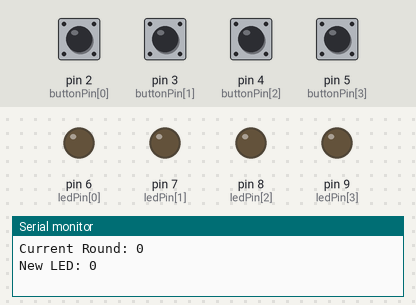
The sketch below on a simulated Arduino Uno, built with avr-gcc and run on an emulated ATmega328P. On the bench: output pins drawn as LEDs (lit = HIGH), the last lines printed to the serial monitor. Dashed ring = blinking. The inputs (shaded band) are chosen by the test bench; at power-on: pin 2 (buttonPin[0]), pin 3 (buttonPin[1]), pin 4 (buttonPin[2]), pin 5 (buttonPin[3]) HIGH. Random numbers use the default seed unless the sketch sets one.

Above: at 1.6 s.
1.7 s: pin 2 (buttonPin[0]) pulled LOW for 0.15 s
At 2.71 s:
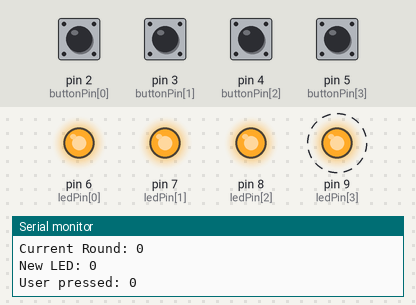
4.8 s: pin 3 (buttonPin[1]) pulled LOW for 1 s
At 6.4 s:
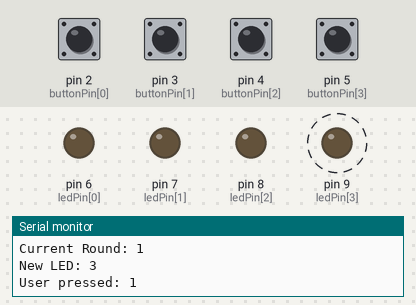
7.4 s: pin 4 (buttonPin[2]) pulled LOW for 0.15 s
At 7.94 s:
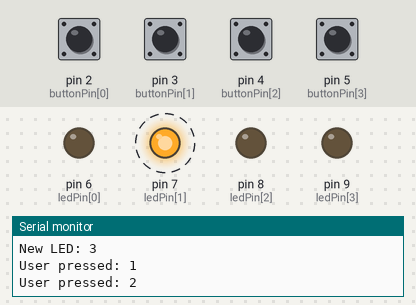
Timing chart, 0 to 12.7 s (numbered marks = the images above; inputs shaded):
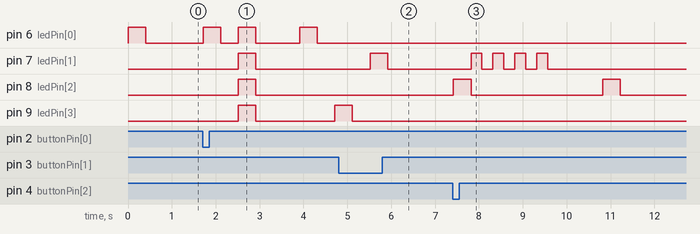

Measured:
- after the input at 1.7 s, pin 6 (ledPin[0]): goes HIGH 0.40 s, LOW 0.40 s, HIGH 0.40 s, LOW 1.0 s, HIGH 0.40 s, then LOW, starting at once; pin 7 (ledPin[1]), pin 8 (ledPin[2]): LOW → HIGH after 0.81 s, → LOW 0.40 s later; pin 9 (ledPin[3]): LOW → HIGH after 0.81 s, → LOW 0.40 s later, → HIGH 1.8 s later
- after the input at 4.8 s, pin 7 (ledPin[1]): LOW → HIGH after 0.72 s, → LOW 0.40 s later
- after the input at 7.4 s, pin 7 (ledPin[1]): alternates HIGH for 0.25 s and LOW for 0.25 s, 8 changes in all, then stays LOW, starting after 0.42 s; pin 8 (ledPin[2]): alternates HIGH for 0.40 s and LOW for 3.0 s, 4 changes in all, then stays LOW, starting at once

The sketch:

SimonSaysGame.ino
```cpp
#define MAX_ROUND 10

int buttonPin[] = {2, 3, 4, 5};
int ledPin[] = {6, 7, 8, 9};

int gameSequence[MAX_ROUND];
int userSequence[MAX_ROUND];
int currentRound = 0;

void setup()
{
  for (int i = 0; i < 4; i++) {
    pinMode(buttonPin[i], INPUT_PULLUP);
    pinMode(ledPin[i], OUTPUT);
  }
  randomSeed(analogRead(A0));

  Serial.begin(9600);
}

int userInput() {
  for (int i = 0; i < 4; i++) {
    if (digitalRead(buttonPin[i]) == LOW) {
      return i;
    }
  }
  return -1;
}

bool checkUserInput() {
  for (int i = 0; i <= currentRound; i++) {
    if (userSequence[i] != gameSequence[i]) {
      for (int j = 0; j < 4; j++) {
        //displays incorrect input to user
      	digitalWrite(ledPin[ userSequence[i] ], HIGH);
      	delay(250);
      	digitalWrite(ledPin[ userSequence[i] ], LOW);
      	delay(250);
      }
      return false;
    }
  }
  return true;
}

void getSequence(int i) {
  digitalWrite(ledPin[gameSequence[i]], HIGH);
  delay(400);
  digitalWrite(ledPin[gameSequence[i]], LOW);
  delay(400);
}

void loop() {

  if (currentRound == MAX_ROUND) {
    currentRound = 0;
    Serial.print("You Win!\nRestarting game...\n");
  }

  gameSequence[currentRound] = random(0, 4);

  for (int i = 0; i <= currentRound; i++) {
    //lights up leds in gameSequence's order
    getSequence(i);
  }

  Serial.print("Current Round: " + String(currentRound) + "\n");
  Serial.print("New LED: " + String(gameSequence[currentRound]) + "\n");

  for (int i = 0; i <= currentRound; i++) {
    int button;

  	do {
  		button = userInput();
    	delay(10);
  	} while (button == -1);

    userSequence[i] = button;
    Serial.print("User pressed: ");
    Serial.print(userSequence[i]);
    Serial.print("\n");

    digitalWrite(ledPin[button], HIGH);
    delay(400);
    digitalWrite(ledPin[button], LOW);
  }

  if(!checkUserInput()) {
    Serial.print("Game Over!\n");
    currentRound =0;
    delay(1000);
    return;
  }

  //round win animation
  delay(400);
  digitalWrite(ledPin[0], HIGH);
  digitalWrite(ledPin[1], HIGH);
  digitalWrite(ledPin[2], HIGH);
  digitalWrite(ledPin[3], HIGH);
  delay(400);
  digitalWrite(ledPin[0], LOW);
  digitalWrite(ledPin[1], LOW);
  digitalWrite(ledPin[2], LOW);
  digitalWrite(ledPin[3], LOW);

  currentRound++;
  delay(1000);
}
```
